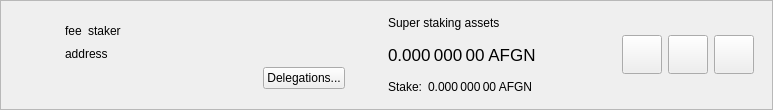
<?xml version="1.0" encoding="UTF-8"?>
<ui version="4.0">
 <class>SuperStakerItemWidget</class>
 <widget class="QWidget" name="SuperStakerItemWidget">
  <property name="geometry">
   <rect>
    <x>0</x>
    <y>0</y>
    <width>773</width>
    <height>110</height>
   </rect>
  </property>
  <property name="sizePolicy">
   <sizepolicy hsizetype="Preferred" vsizetype="Maximum">
    <horstretch>0</horstretch>
    <verstretch>0</verstretch>
   </sizepolicy>
  </property>
  <property name="windowTitle">
   <string>Form</string>
  </property>
  <layout class="QVBoxLayout" name="verticalLayout_2">
   <property name="spacing">
    <number>0</number>
   </property>
   <property name="leftMargin">
    <number>0</number>
   </property>
   <property name="topMargin">
    <number>0</number>
   </property>
   <property name="rightMargin">
    <number>0</number>
   </property>
   <property name="bottomMargin">
    <number>0</number>
   </property>
   <item>
    <widget class="QFrame" name="superStakerItemFrame">
     <property name="frameShape">
      <enum>QFrame::StyledPanel</enum>
     </property>
     <property name="frameShadow">
      <enum>QFrame::Raised</enum>
     </property>
     <layout class="QHBoxLayout" name="horizontalLayout">
      <property name="topMargin">
       <number>0</number>
      </property>
      <property name="bottomMargin">
       <number>0</number>
      </property>
      <item>
       <widget class="QLabel" name="superStakerLogo">
        <property name="sizePolicy">
         <sizepolicy hsizetype="Fixed" vsizetype="Fixed">
          <horstretch>0</horstretch>
          <verstretch>0</verstretch>
         </sizepolicy>
        </property>
        <property name="minimumSize">
         <size>
          <width>40</width>
          <height>40</height>
         </size>
        </property>
        <property name="alignment">
         <set>Qt::AlignCenter</set>
        </property>
       </widget>
      </item>
      <item>
       <widget class="QStackedWidget" name="stackedWidget">
        <property name="currentIndex">
         <number>0</number>
        </property>
        <widget class="QWidget" name="page">
         <layout class="QHBoxLayout" name="horizontalLayout_4">
          <item>
           <layout class="QHBoxLayout" name="horizontalLayout_3">
            <item>
             <layout class="QVBoxLayout" name="verticalLayout">
              <property name="rightMargin">
               <number>15</number>
              </property>
              <item>
               <spacer name="verticalSpacer_2">
                <property name="orientation">
                 <enum>Qt::Vertical</enum>
                </property>
                <property name="sizeHint" stdset="0">
                 <size>
                  <width>20</width>
                  <height>0</height>
                 </size>
                </property>
               </spacer>
              </item>
              <item alignment="Qt::AlignLeft">
               <widget class="QWidget" name="widgetSuperStaker" native="true">
                <property name="minimumSize">
                 <size>
                  <width>280</width>
                  <height>0</height>
                 </size>
                </property>
                <layout class="QHBoxLayout" name="horizontalLayout_2" stretch="0,0,1">
                 <property name="leftMargin">
                  <number>0</number>
                 </property>
                 <property name="topMargin">
                  <number>0</number>
                 </property>
                 <property name="rightMargin">
                  <number>0</number>
                 </property>
                 <property name="bottomMargin">
                  <number>0</number>
                 </property>
                 <item alignment="Qt::AlignLeft">
                  <widget class="QLabel" name="labelFee">
                   <property name="text">
                    <string>fee</string>
                   </property>
                   <property name="textInteractionFlags">
                    <set>Qt::LinksAccessibleByMouse|Qt::TextSelectableByMouse</set>
                   </property>
                  </widget>
                 </item>
                 <item alignment="Qt::AlignLeft">
                  <widget class="QLabel" name="labelStaker">
                   <property name="text">
                    <string>staker</string>
                   </property>
                   <property name="textInteractionFlags">
                    <set>Qt::LinksAccessibleByMouse|Qt::TextSelectableByMouse</set>
                   </property>
                  </widget>
                 </item>
                 <item>
                  <spacer name="horizontalSpacer">
                   <property name="orientation">
                    <enum>Qt::Horizontal</enum>
                   </property>
                   <property name="sizeType">
                    <enum>QSizePolicy::Minimum</enum>
                   </property>
                   <property name="sizeHint" stdset="0">
                    <size>
                     <width>0</width>
                     <height>20</height>
                    </size>
                   </property>
                  </spacer>
                 </item>
                </layout>
               </widget>
              </item>
              <item>
               <widget class="QLabel" name="labelAddress">
                <property name="text">
                 <string>address</string>
                </property>
                <property name="textInteractionFlags">
                 <set>Qt::LinksAccessibleByMouse|Qt::TextSelectableByMouse</set>
                </property>
               </widget>
              </item>
              <item alignment="Qt::AlignRight">
               <widget class="QPushButton" name="buttonDelegations">
                <property name="text">
                 <string>Delegations...</string>
                </property>
               </widget>
              </item>
              <item>
               <spacer name="verticalSpacer">
                <property name="orientation">
                 <enum>Qt::Vertical</enum>
                </property>
                <property name="sizeHint" stdset="0">
                 <size>
                  <width>20</width>
                  <height>0</height>
                 </size>
                </property>
               </spacer>
              </item>
             </layout>
            </item>
            <item>
             <widget class="QWidget" name="vLineAssets" native="true">
              <property name="sizePolicy">
               <sizepolicy hsizetype="Preferred" vsizetype="Preferred">
                <horstretch>0</horstretch>
                <verstretch>0</verstretch>
               </sizepolicy>
              </property>
              <property name="minimumSize">
               <size>
                <width>1</width>
                <height>0</height>
               </size>
              </property>
             </widget>
            </item>
            <item>
             <widget class="QWidget" name="widgetStakingAssets" native="true">
              <property name="sizePolicy">
               <sizepolicy hsizetype="Minimum" vsizetype="Preferred">
                <horstretch>0</horstretch>
                <verstretch>0</verstretch>
               </sizepolicy>
              </property>
              <layout class="QVBoxLayout" name="verticalLayout_3">
               <property name="leftMargin">
                <number>15</number>
               </property>
               <property name="topMargin">
                <number>0</number>
               </property>
               <property name="rightMargin">
                <number>15</number>
               </property>
               <property name="bottomMargin">
                <number>0</number>
               </property>
               <item>
                <widget class="QLabel" name="labelAssetsText">
                 <property name="text">
                  <string>Super staking assets</string>
                 </property>
                 <property name="alignment">
                  <set>Qt::AlignLeading|Qt::AlignLeft|Qt::AlignVCenter</set>
                 </property>
                </widget>
               </item>
               <item>
                <widget class="QLabel" name="labelAssets">
                 <property name="font">
                  <font>
                   <pointsize>13</pointsize>
                  </font>
                 </property>
                 <property name="cursor">
                  <cursorShape>IBeamCursor</cursorShape>
                 </property>
                 <property name="toolTip">
                  <string>Your current spendable balance</string>
                 </property>
                 <property name="text">
                  <string notr="true">0.000 000 00 AFGN</string>
                 </property>
                 <property name="alignment">
                  <set>Qt::AlignLeading|Qt::AlignLeft|Qt::AlignVCenter</set>
                 </property>
                 <property name="textInteractionFlags">
                  <set>Qt::LinksAccessibleByMouse|Qt::TextSelectableByMouse</set>
                 </property>
                </widget>
               </item>
               <item>
                <layout class="QHBoxLayout" name="horizontalLayout_6">
                 <property name="spacing">
                  <number>6</number>
                 </property>
                 <item>
                  <widget class="QLabel" name="labelStakeText">
                   <property name="sizePolicy">
                    <sizepolicy hsizetype="Maximum" vsizetype="Preferred">
                     <horstretch>0</horstretch>
                     <verstretch>0</verstretch>
                    </sizepolicy>
                   </property>
                   <property name="text">
                    <string>Stake:</string>
                   </property>
                   <property name="alignment">
                    <set>Qt::AlignLeading|Qt::AlignLeft|Qt::AlignVCenter</set>
                   </property>
                  </widget>
                 </item>
                 <item>
                  <widget class="QLabel" name="labelStake">
                   <property name="text">
                    <string>0.000 000 00 AFGN</string>
                   </property>
                   <property name="alignment">
                    <set>Qt::AlignLeading|Qt::AlignLeft|Qt::AlignVCenter</set>
                   </property>
                   <property name="textInteractionFlags">
                    <set>Qt::LinksAccessibleByMouse|Qt::TextSelectableByMouse</set>
                   </property>
                  </widget>
                 </item>
                 <item>
                  <spacer name="horizontalSpacer_4">
                   <property name="orientation">
                    <enum>Qt::Horizontal</enum>
                   </property>
                   <property name="sizeType">
                    <enum>QSizePolicy::Minimum</enum>
                   </property>
                   <property name="sizeHint" stdset="0">
                    <size>
                     <width>0</width>
                     <height>0</height>
                    </size>
                   </property>
                  </spacer>
                 </item>
                </layout>
               </item>
              </layout>
             </widget>
            </item>
            <item>
             <spacer name="horizontalSpacer_2">
              <property name="orientation">
               <enum>Qt::Horizontal</enum>
              </property>
              <property name="sizeHint" stdset="0">
               <size>
                <width>0</width>
                <height>20</height>
               </size>
              </property>
             </spacer>
            </item>
            <item>
             <widget class="QToolButton" name="buttonConfig">
              <property name="text">
               <string/>
              </property>
              <property name="iconSize">
               <size>
                <width>32</width>
                <height>32</height>
               </size>
              </property>
             </widget>
            </item>
            <item>
             <widget class="QToolButton" name="buttonSplit">
              <property name="text">
               <string/>
              </property>
              <property name="iconSize">
               <size>
                <width>32</width>
                <height>32</height>
               </size>
              </property>
             </widget>
            </item>
            <item>
             <widget class="QToolButton" name="buttonRemove">
              <property name="text">
               <string/>
              </property>
              <property name="iconSize">
               <size>
                <width>32</width>
                <height>32</height>
               </size>
              </property>
             </widget>
            </item>
           </layout>
          </item>
         </layout>
        </widget>
        <widget class="QWidget" name="page_2">
         <layout class="QHBoxLayout" name="horizontalLayout_5">
          <item>
           <widget class="QLabel" name="labelNewSuperStaker">
            <property name="text">
             <string>Add new super stakers</string>
            </property>
           </widget>
          </item>
          <item>
           <spacer name="horizontalSpacer_3">
            <property name="orientation">
             <enum>Qt::Horizontal</enum>
            </property>
            <property name="sizeHint" stdset="0">
             <size>
              <width>408</width>
              <height>20</height>
             </size>
            </property>
           </spacer>
          </item>
          <item>
           <widget class="QToolButton" name="buttonRestore">
            <property name="text">
             <string/>
            </property>
            <property name="iconSize">
             <size>
              <width>32</width>
              <height>32</height>
             </size>
            </property>
           </widget>
          </item>
          <item>
           <widget class="QToolButton" name="buttonAdd">
            <property name="text">
             <string/>
            </property>
            <property name="iconSize">
             <size>
              <width>32</width>
              <height>32</height>
             </size>
            </property>
           </widget>
          </item>
         </layout>
        </widget>
       </widget>
      </item>
     </layout>
    </widget>
   </item>
  </layout>
 </widget>
 <resources/>
 <connections/>
</ui>
